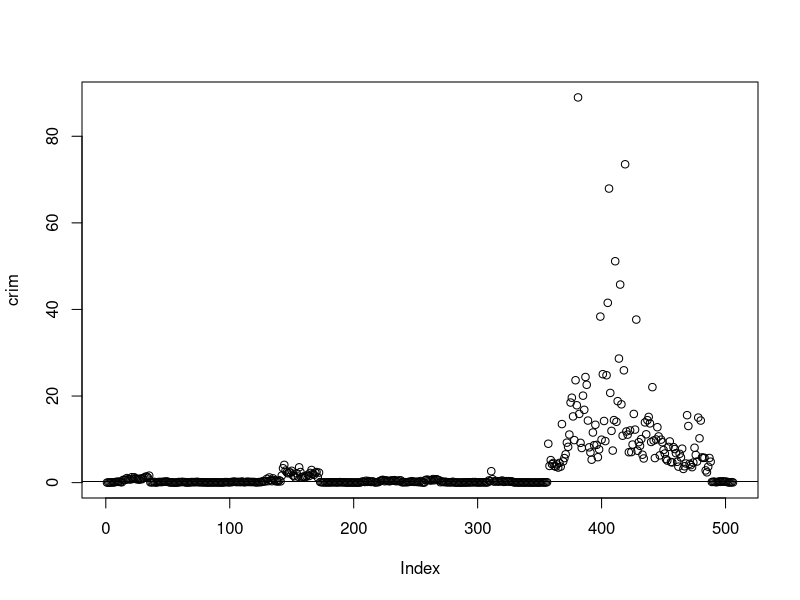
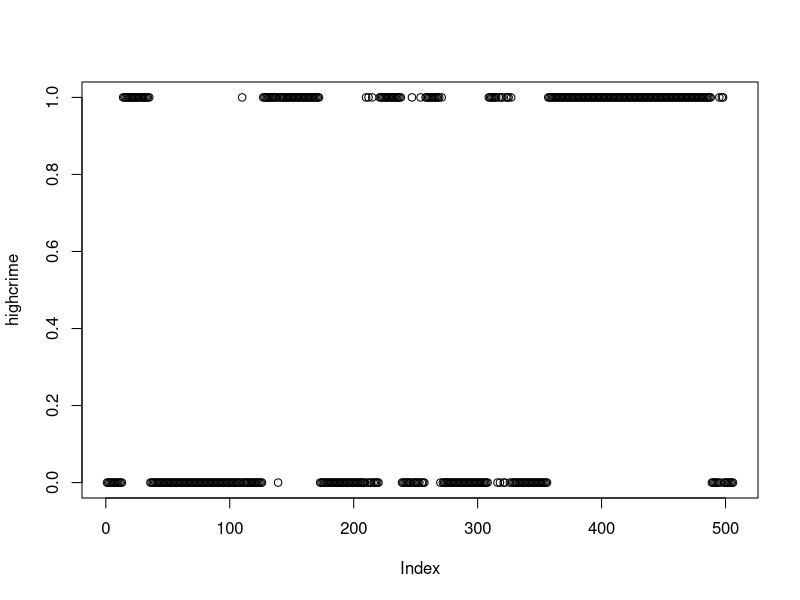
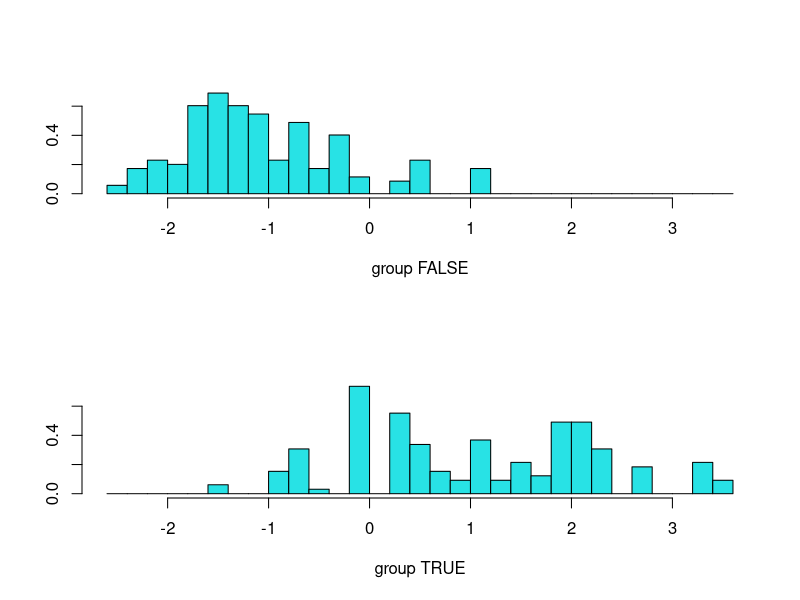

These figures' R source, in order:
## ---- chunk 1
options(digits=4)

# MASS library for the Boston data and lda()
library(MASS)

attach(Boston)

# class library for knn()
library(class)

# Initial look at the data
dim(Boston)
head(Boston)
summary(crim)
## ---- chunk 2
med.crim <- median(crim)
Boston$highcrime <- Boston$crim > med.crim

# remove the crim variable. It has been replaced with highcrime
Boston <- Boston[,-c(1)]
attach(Boston)

names(Boston)
dim(Boston)

# there should be an equal amount of observations above and below the mean
summary(Boston$highcrime)
## ---- chunk 3
# Looking at the highcrime variable.
cor(Boston)
plot(crim)
abline(h=med.crim)
plot(highcrime)
## ---- chunk 4
subsetfrac <- 1/3
train.index <- sample(dim(Boston)[1], (1-subsetfrac)*dim(Boston)[1] )

Boston.test <- Boston[-c(train.index),]
Boston.train <- Boston[c(train.index),]

highcrime.test <- highcrime[-c(train.index)]

## ---- chunk 5
glm.fit <- glm(highcrime~nox+ptratio+chas+indus,
               data = Boston.train,
               family = binomial)

coef(glm.fit)
summary(glm.fit)
## ---- chunk 6
glm.probs <- predict(glm.fit,
                     newdata = Boston.test,
                     type = "response")
glm.probs[1:10]
## ---- chunk 7
probability <- .5
glm.pred <- rep(FALSE, length(highcrime.test))
glm.pred[glm.probs > probability]=TRUE
## ---- chunk 8
glm.table <- table(glm.pred,highcrime.test)
glm.table
mean(glm.pred==highcrime.test)
(glm.table[1,1]+glm.table[2,2]) / length(highcrime.test)
## ---- chunk 9
lda.fit <- lda(highcrime~nox+ptratio+chas+indus, 
               data=Boston, 
               subset=train.index)
lda.fit
plot(lda.fit)
## ---- chunk 10
lda.pred=predict(lda.fit, Boston.test)
names(lda.pred)
## ---- chunk 11
lda.class <- lda.pred$class
lda.table <- table(lda.class, highcrime.test)
lda.table
mean(lda.class==highcrime.test)
(lda.table[1,1]+lda.table[2,2]) / length(highcrime.test)

## ---- chunk 12
variable.list <- c("nox", "ptratio", "chas", "indus")
train.x <- Boston.train[,variable.list]
test.x  <- Boston.test[,variable.list]
train.highcrime <- cbind(Boston.train$highcrime)
## ---- chunk 13
numk = 1
knn.pred <- knn(train.x, 
                test.x,
                train.highcrime,
                k=numk)

knn.table <- table(knn.pred,highcrime.test)
knn.table

(knn.table[1,1]+knn.table[2,2])/length(highcrime.test)
mean(knn.pred == highcrime.test)
## ---- chunk 14
glm.table[2,2]/(glm.table[2,2]+glm.table[1,2])
lda.table[2,2]/(lda.table[2,2]+lda.table[1,2])
knn.table[2,2]/(knn.table[2,2]+knn.table[1,2])
## ---- chunk 15
glm.table[1,1]/(glm.table[1,1]+glm.table[2,1])
lda.table[1,1]/(lda.table[1,1]+lda.table[2,1])
knn.table[1,1]/(knn.table[1,1]+knn.table[2,1])
